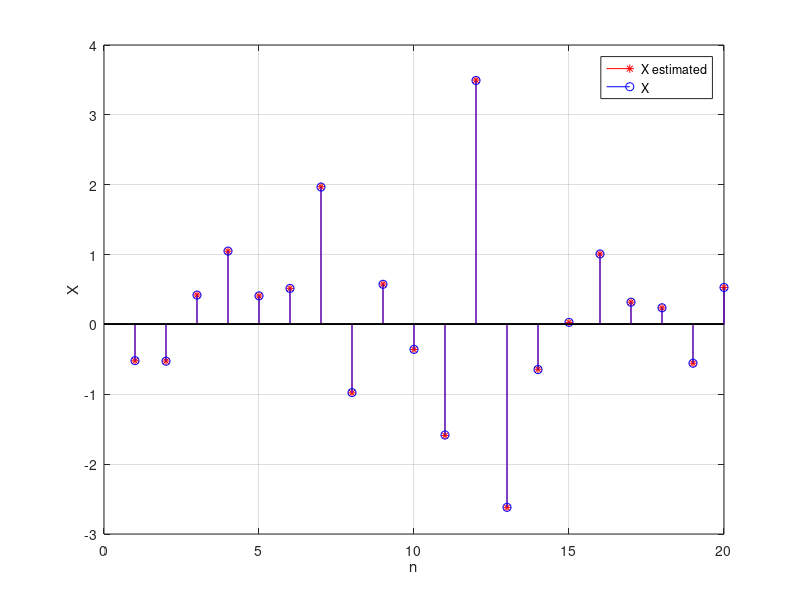

Here is the MATLAB script that generated this plot:
clear
rng(116)
n = 10;
e = 0.03;
X = normrnd(0,1,2,n);
G = [1 2 ; 3 4];
W = normrnd(0,e.^2,2,n);
Y = G*X+W;
C_x = cov(X');
X_estimated = C_x*G'*(G*C_x*G'+[e^2 0 ; 0 e^2])^(-1)*Y
X
for i = 1:20
    stem(i,X(i),'r*')
    hold on
    stem(i,X_estimated(i),'bo')
    hold on
end
grid on
legend('X estimated','X')
xlabel('n')
ylabel('X')